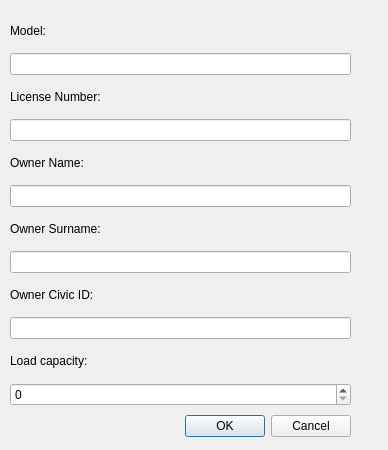
<?xml version="1.0" encoding="UTF-8"?>
<ui version="4.0">
 <class>addPVanDialog</class>
 <widget class="QDialog" name="addPVanDialog">
  <property name="geometry">
   <rect>
    <x>0</x>
    <y>0</y>
    <width>388</width>
    <height>450</height>
   </rect>
  </property>
  <property name="windowTitle">
   <string>Add private van</string>
  </property>
  <widget class="QDialogButtonBox" name="addPVanButtonBox">
   <property name="geometry">
    <rect>
     <x>10</x>
     <y>410</y>
     <width>341</width>
     <height>32</height>
    </rect>
   </property>
   <property name="orientation">
    <enum>Qt::Horizontal</enum>
   </property>
   <property name="standardButtons">
    <set>QDialogButtonBox::Cancel|QDialogButtonBox::Ok</set>
   </property>
  </widget>
  <widget class="QWidget" name="layoutWidget_4">
   <property name="geometry">
    <rect>
     <x>10</x>
     <y>15</y>
     <width>341</width>
     <height>391</height>
    </rect>
   </property>
   <layout class="QVBoxLayout" name="verticalLayout_12">
    <item>
     <widget class="QLabel" name="label_31">
      <property name="text">
       <string>Model:</string>
      </property>
     </widget>
    </item>
    <item>
     <widget class="QLineEdit" name="model_PV"/>
    </item>
    <item>
     <widget class="QLabel" name="label_32">
      <property name="text">
       <string>License Number:</string>
      </property>
     </widget>
    </item>
    <item>
     <widget class="QLineEdit" name="licnr_PV"/>
    </item>
    <item>
     <widget class="QLabel" name="label_33">
      <property name="text">
       <string>Owner Name:</string>
      </property>
     </widget>
    </item>
    <item>
     <widget class="QLineEdit" name="owname_PV"/>
    </item>
    <item>
     <widget class="QLabel" name="label_34">
      <property name="text">
       <string>Owner Surname:</string>
      </property>
     </widget>
    </item>
    <item>
     <widget class="QLineEdit" name="ownsur_PV"/>
    </item>
    <item>
     <widget class="QLabel" name="label_35">
      <property name="text">
       <string>Owner Civic ID:</string>
      </property>
     </widget>
    </item>
    <item>
     <widget class="QLineEdit" name="ownid_PV"/>
    </item>
    <item>
     <widget class="QLabel" name="label_36">
      <property name="text">
       <string>Load capacity:</string>
      </property>
     </widget>
    </item>
    <item>
     <widget class="QSpinBox" name="locap_PV">
      <property name="maximum">
       <number>99999</number>
      </property>
     </widget>
    </item>
   </layout>
  </widget>
 </widget>
 <resources/>
 <connections>
  <connection>
   <sender>addPVanButtonBox</sender>
   <signal>accepted()</signal>
   <receiver>addPVanDialog</receiver>
   <slot>accept()</slot>
   <hints>
    <hint type="sourcelabel">
     <x>248</x>
     <y>254</y>
    </hint>
    <hint type="destinationlabel">
     <x>157</x>
     <y>274</y>
    </hint>
   </hints>
  </connection>
  <connection>
   <sender>addPVanButtonBox</sender>
   <signal>rejected()</signal>
   <receiver>addPVanDialog</receiver>
   <slot>reject()</slot>
   <hints>
    <hint type="sourcelabel">
     <x>316</x>
     <y>260</y>
    </hint>
    <hint type="destinationlabel">
     <x>286</x>
     <y>274</y>
    </hint>
   </hints>
  </connection>
 </connections>
</ui>
